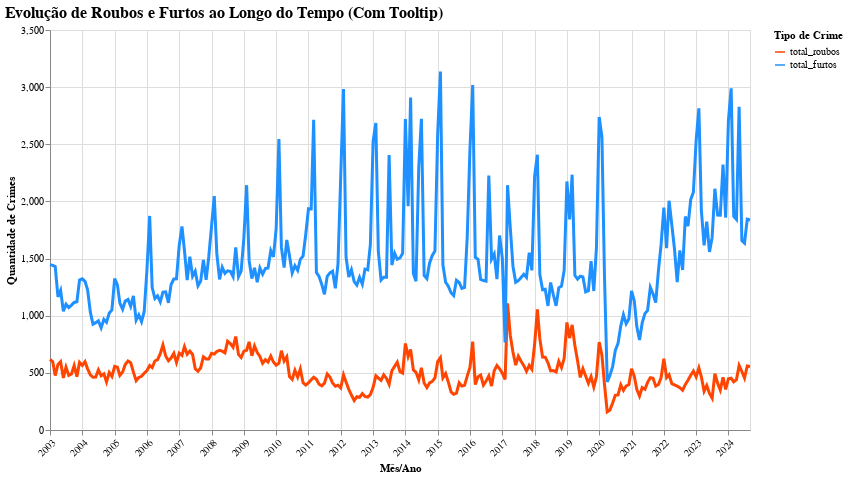

Source (notebook cell):
### Markdown cell above
Aqui colocamos em percentuais para conseguirmos comparar a representatividade dos roubos em cada bairro, vendo seus destaques e especificidades.

### Code cell
# Gráfico ajustado com interatividade (tooltip para cada ponto)
grafico_linha_interativo = alt.Chart(df_sazonalidade).transform_fold(
    ['total_roubos', 'total_furtos'],
    as_=['Tipo de Crime', 'Quantidade']
).mark_line(strokeWidth=3).encode(
    x=alt.X('mes_ano:T', title='Mês/Ano', axis=alt.Axis(labelAngle=-45)),
    y=alt.Y('Quantidade:Q', title='Quantidade de Crimes', scale=alt.Scale(zero=False)),
    color=alt.Color(
        'Tipo de Crime:N',
        title='Tipo de Crime',
        scale=alt.Scale(
            domain=['total_roubos', 'total_furtos'],
            range=['#FF4500', '#1E90FF']  # Laranja para roubos, Azul para furtos
        )
    ),
    tooltip=[
        alt.Tooltip('mes_ano:T', title='Mês/Ano'),
        alt.Tooltip('Tipo de Crime:N', title='Tipo de Crime'),
        alt.Tooltip('Quantidade:Q', title='Quantidade')
    ]
).properties(
    width=700,
    height=400,
    title='Evolução de Roubos e Furtos ao Longo do Tempo (Com Tooltip)'
).configure_title(
    fontSize=16,
    anchor='start'
)

grafico_linha_interativo.show()

### Figure 1 — Vega-Lite specification as saved in the notebook (floating-point values rounded to 4 significant figures; data arrays with more than 128 entries replaced by an {"elided": "..."} marker saying what was removed)
{"config": {"view": {"continuousWidth": 300, "continuousHeight": 300}, "title": {"anchor": "start", "fontSize": 16}}, "data": {"name": "data-9a4b4d7f013ed749b4ae2892b0942cb6"}, "mark": {"type": "line", "strokeWidth": 3}, "encoding": {"color": {"field": "Tipo de Crime", "scale": {"domain": ["total_roubos", "total_furtos"], "range": ["#FF4500", "#1E90FF"]}, "title": "Tipo de Crime", "type": "nominal"}, "tooltip": [{"field": "mes_ano", "title": "Mês/Ano", "type": "temporal"}, {"field": "Tipo de Crime", "title": "Tipo de Crime", "type": "nominal"}, {"field": "Quantidade", "title": "Quantidade", "type": "quantitative"}], "x": {"axis": {"labelAngle": -45}, "field": "mes_ano", "title": "Mês/Ano", "type": "temporal"}, "y": {"field": "Quantidade", "scale": {"zero": false}, "title": "Quantidade de Crimes", "type": "quantitative"}}, "height": 400, "title": "Evolução de Roubos e Furtos ao Longo do Tempo (Com Tooltip)", "transform": [{"fold": ["total_roubos", "total_furtos"], "as": ["Tipo de Crime", "Quantidade"]}], "width": 700, "$schema": "https://vega.github.io/schema/vega-lite/v5.20.1.json", "datasets": {"data-9a4b4d7f013ed749b4ae2892b0942cb6": {"elided": "261 records"}}}
